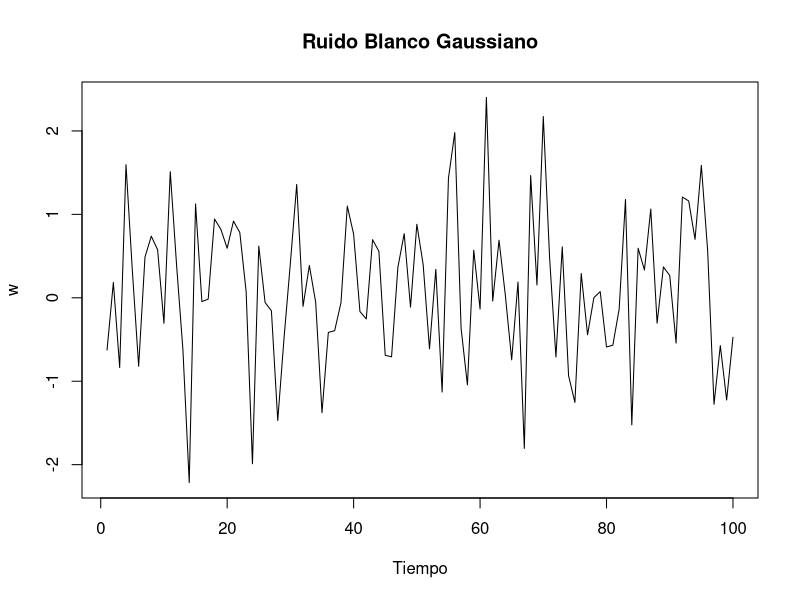
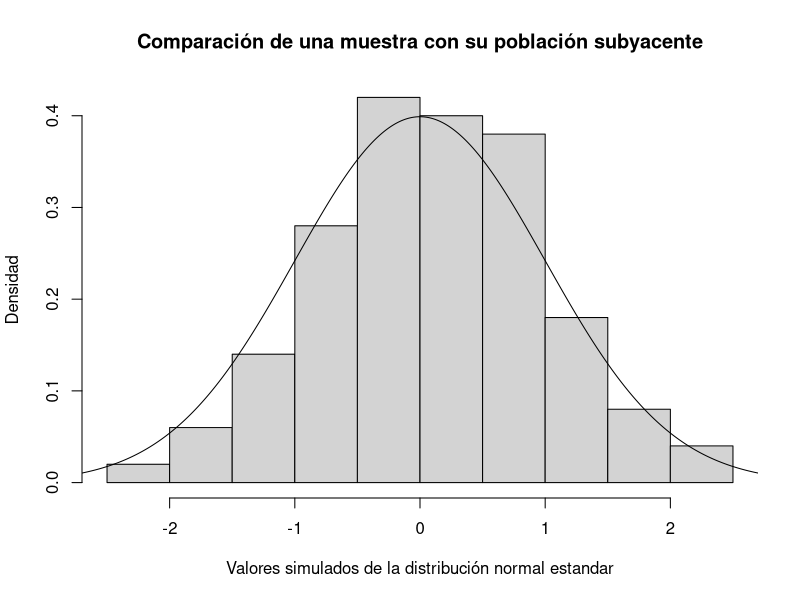
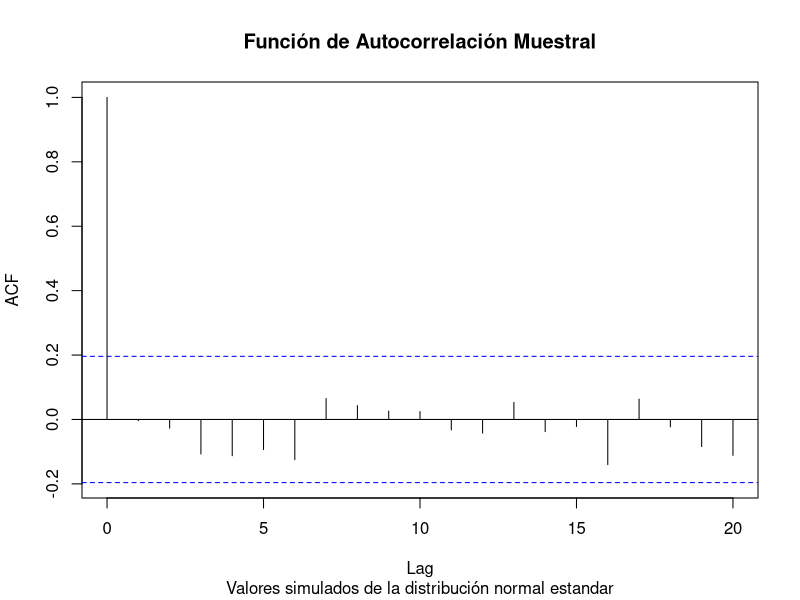
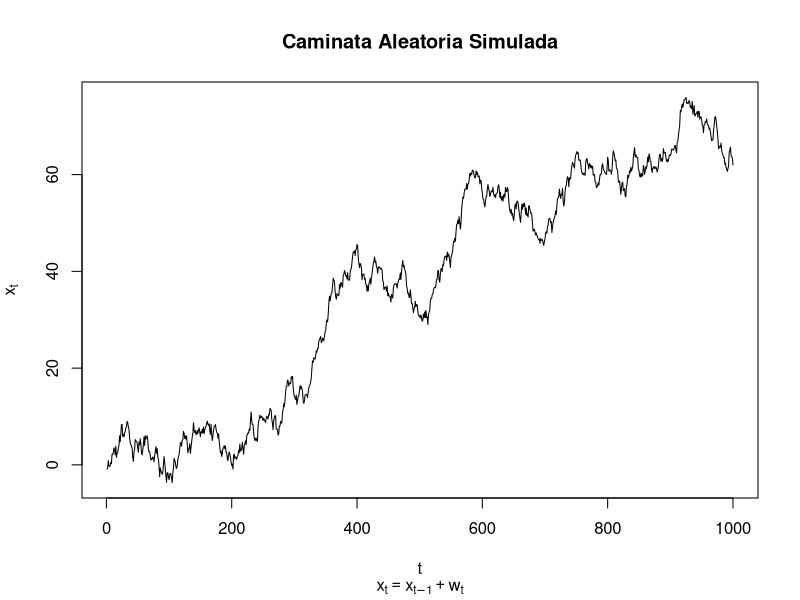
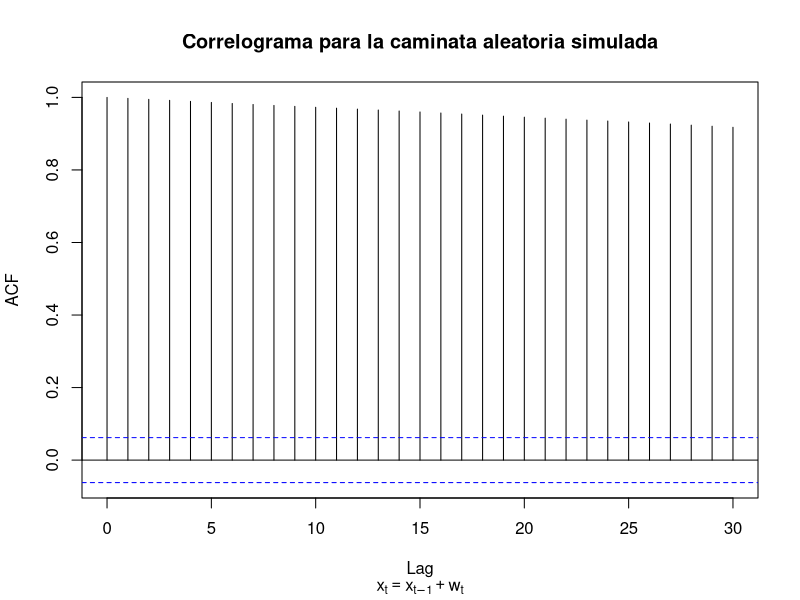
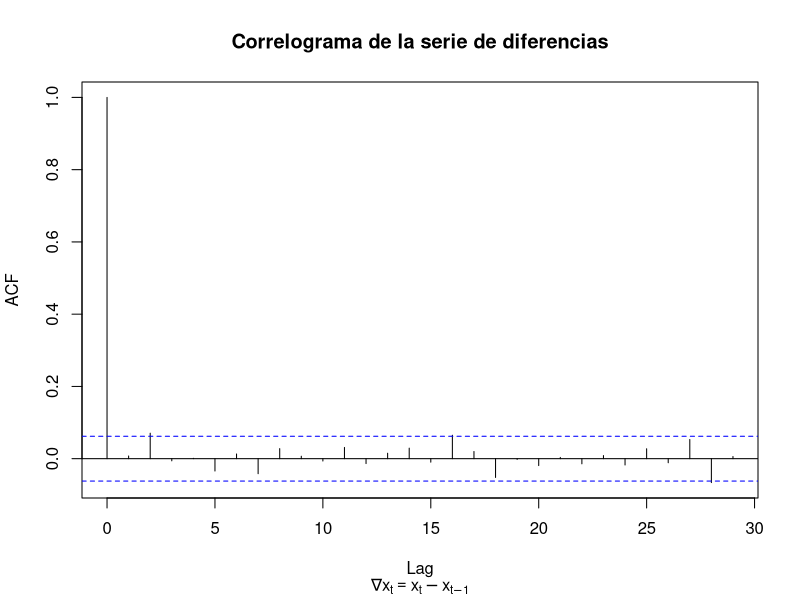
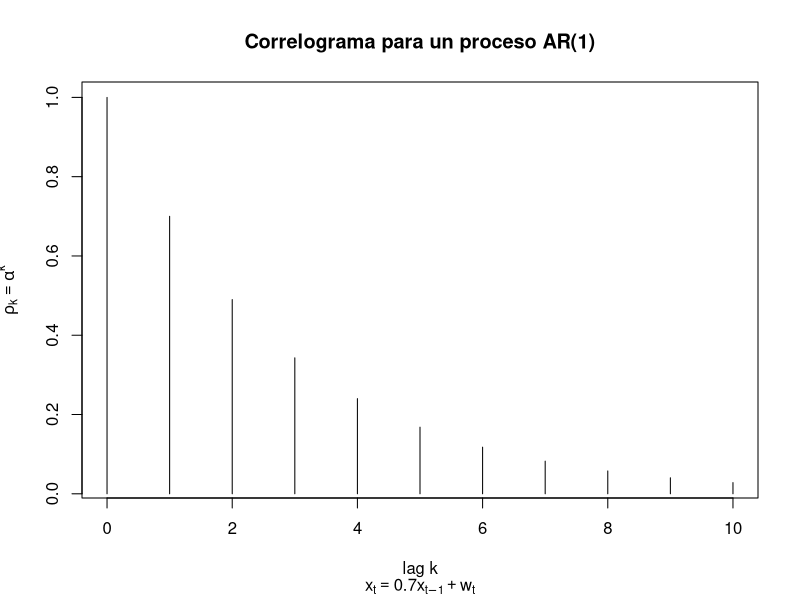
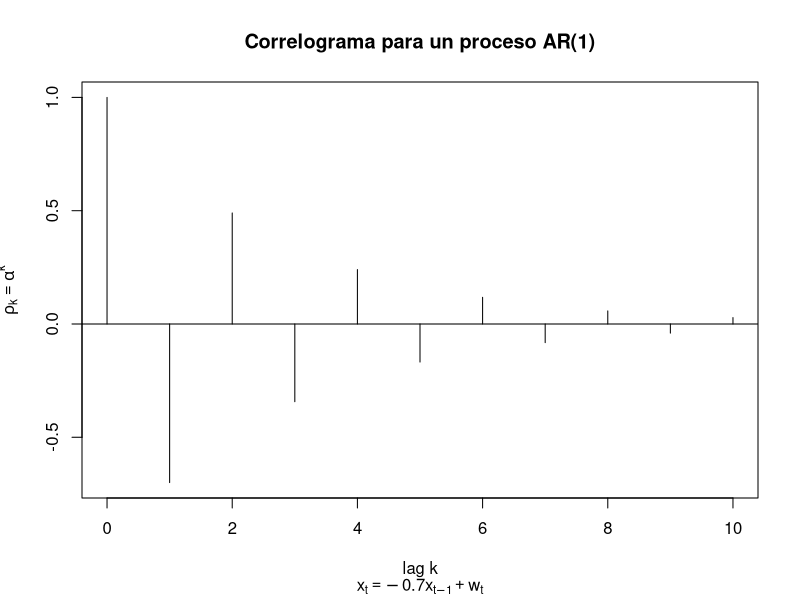

Recreate these plots in R, in order.
# Ejemplo 2. Modelos estocásticos básicos y modelos estacionarios

# Ruido Blanco y simulación en R

set.seed(1)
w <- rnorm(100)
plot(w, type = "l", xlab = "")
title(main = "Ruido Blanco Gaussiano", xlab = "Tiempo")

###

# Para ilustrar mediante simulación como las muestras pueden diferir 
# de sus poblaciones subyacentes considere lo siguiente

x <- seq(-3, 3, length = 1000)
hist(w, prob = T, ylab = "", xlab = "", main = "") 
points(x, dnorm(x), type = "l")
title(ylab = "Densidad", xlab = "Valores simulados de la distribución normal estandar",
      main = "Comparación de una muestra con su población subyacente")

###

acf(w, main = "")
title(main = "Función de Autocorrelación Muestral", 
      sub = "Valores simulados de la distribución normal estandar")

###

              # Caminata Aleatoria
              # Simulación en R

set.seed(2)
x <- w <- rnorm(1000)
for(t in 2:1000) x[t] <- x[t-1] + w[t]

plot(x, type = "l", main = "Caminata Aleatoria Simulada", 
     xlab = "t", ylab = expression(x[t]), 
     sub = expression(x[t]==x[t-1]+w[t]))

acf(x, main = "")
title(main = "Correlograma para la caminata aleatoria simulada", 
      sub = expression(x[t]==x[t-1]+w[t]))

# El correlograma de las series de diferencias puede usarse para evaluar si una serie dada
# puede modelarse como una caminata aleatoria

acf(diff(x), main = "")
title(main = "Correlograma de la serie de diferencias", 
      sub = expression(nabla*x[t]==x[t]-x[t-1]))

#### Modelos AR(p), MA(q) y ARMA(p, q)

# Modelos AR(p)

# Correlograma de un proceso AR(1)

rho <- function(k, alpha) alpha^k

plot(0:10, rho(0:10, 0.7), type = "h", ylab = "", xlab = "")
title(main = "Correlograma para un proceso AR(1)",
      ylab = expression(rho[k] == alpha^k),
      xlab = "lag k",
      sub = expression(x[t]==0.7*x[t-1]+w[t]))

plot(0:10, rho(0:10, -0.7), type = "h", ylab = "", xlab = "")
title(main = "Correlograma para un proceso AR(1)",
      ylab = expression(rho[k] == alpha^k),
      xlab = "lag k",
      sub = expression(x[t]==-0.7*x[t-1]+w[t]))
abline(h = 0)

###

# Simulación en R

# Un proceso AR(1) puede ser simulado en R como sigue:

set.seed(1)
x <- w <- rnorm(100)
for(t in 2:100) x[t] <- 0.7 * x[t-1] + w[t]

plot(x, type = "l", xlab = "", ylab = "")
title(main = "Proceso AR(1) simulado",
      xlab = "Tiempo",
      ylab = expression(x[t]),
      sub = expression(x[t]==0.7*x[t-1]+w[t]))

#

acf(x, main = "")
title(main = "Correlograma del proceso AR(1) simulado", 
      sub = expression(x[t]==0.7*x[t-1]+w[t]))

#

pacf(x, main = "")
title(main = "Correlograma Parcial del proceso AR(1) simulado", 
      sub = expression(x[t]==0.7*x[t-1]+w[t]))

###

# Modelos Ajustados

# Ajuste de modelos a series simuladas

x.ar <- ar(x, method = "mle")
x.ar$order
x.ar$ar
x.ar$ar + c(-2, 2)*sqrt(x.ar$asy.var)

# Serie de temperaturas globales, expresadas como anomalías de las medias mensuales: Ajuste de un modelo AR

Global <- scan("global.txt")
Global.ts <- ts(Global, st = c(1856, 1), end = c(2005, 12), fr = 12)
Global.annual <- aggregate(Global.ts, FUN = mean)

plot(Global.ts, xlab = "Tiempo", ylab = "Temperatura en °C", 
     main = "Serie de Temperatura Global",
     sub = "Serie mensual: Enero de 1856 a Diciembre de 2005")

plot(Global.annual, xlab = "Tiempo", ylab = "Temperatura en °C", 
     main = "Serie de Temperatura Global",
     sub = "Serie anual de temperaturas medias: 1856 a 2005")

#

mean(Global.annual)
Global.ar <- ar(Global.annual, method = "mle")
Global.ar$order
Global.ar$ar

acf(Global.ar$res[-(1:Global.ar$order)], lag = 50, main = "")
title(main = "Correlograma de la serie de residuales",
      sub = "Modelo AR(4) ajustado a la serie de temperaturas globales anuales")

####################################################################################################################################################

# Modelos MA(q)

# Ejemplos en R: Correlograma y Simulación

# Función en R para calcular la Función de Autocorrelación

rho <- function(k, beta){
  q <- length(beta) - 1
  if(k > q) ACF <- 0 else {
    s1 <- 0; s2 <- 0
    for(i in 1:(q-k+1)) s1 <- s1 + beta[i]*beta[i + k]
    for(i in 1:(q+1)) s2 <- s2 + beta[i]^2
    ACF <- s1/s2}
  ACF}

# Correlograma para un proceso MA(3)

beta <- c(1, 0.7, 0.5, 0.2)
rho.k <- rep(1, 10)
for(k in 1:10) rho.k[k] <- rho(k, beta)

plot(0:10, c(1, rho.k), ylab = expression(rho[k]), xlab = "lag k", type = "h",
     sub = expression(x[t] == w[t] + 0.7*w[t-1] + 0.5*w[t-2] + 0.2*w[t-3]),
     main = "Función de autocorrelación para un proceso MA(3)")
abline(0, 0)

# Correlograma para otro proceso MA(3)

beta <- c(1, -0.7, 0.5, -0.2)
rho.k <- rep(1, 10)
for(k in 1:10) rho.k[k] <- rho(k, beta)

plot(0:10, c(1, rho.k), ylab = expression(rho[k]), xlab = "lag k", type = "h",
     sub = expression(x[t] == w[t] - 0.7*w[t-1] + 0.5*w[t-2] - 0.2*w[t-3]),
     main = "Función de autocorrelación para un proceso MA(3)")
abline(0, 0)

####################################################################################################################################################

# Simulación de un proceso MA(3)

set.seed(1)
b <- c(0.8, 0.6, 0.4)
x <- w <- rnorm(1000)
for(t in 4:1000){
  for(j in 1:3) x[t] <- x[t] + b[j]*w[t-j]
}

plot(x, type = "l", ylab = expression(x[t]), xlab = "Tiempo t",
     sub = expression(x[t] == w[t] + 0.8*w[t-1] + 0.6*w[t-2] + 0.4*w[t-3]),
     main = "Serie de tiempo simulada de un proceso MA(3)")

###

acf(x, main = "")
title(main = "Correlograma para un proceso MA(3) simulado", 
      sub = expression(x[t] == w[t] + 0.8*w[t-1] + 0.6*w[t-2] + 0.4*w[t-3]))

####################################################################################################################################################

# Ajuste de modelos MA 

x.ma <- arima(x, order = c(0, 0, 3))
x.ma

####################################################################################################################################################

# Modelos ARMA(p, q)


# Simulación y Ajuste: ARMA(1, 1)

set.seed(1)
x <- arima.sim(n = 10000, list(ar = -0.6, ma = 0.5))

#Graficamos sólo 100 datos
plot(x[1:100], type = "l", xlab = "")
title(main = "Serie simulada", xlab = "Tiempo", 
      sub = expression(x[t] == -0.6*x[t-1] + w[t] + 0.5*w[t-1]))

#

coef(arima(x, order = c(1, 0, 1)))

# Inspirado en:
  
# P. Cowpertwait & A. Metcalfe. (2009). Introductory Time Series with R. 233 Spring Street, New York, NY 10013, USA: Springer Science+Business Media, LLC.

# Otra referencia:
  
# J. Cryer & K. Chan. (2008). Time Series Analysis With Applications in R. 233 Spring Street, New York, NY 10013, USA: Springer Science+Business Media, LLC.

